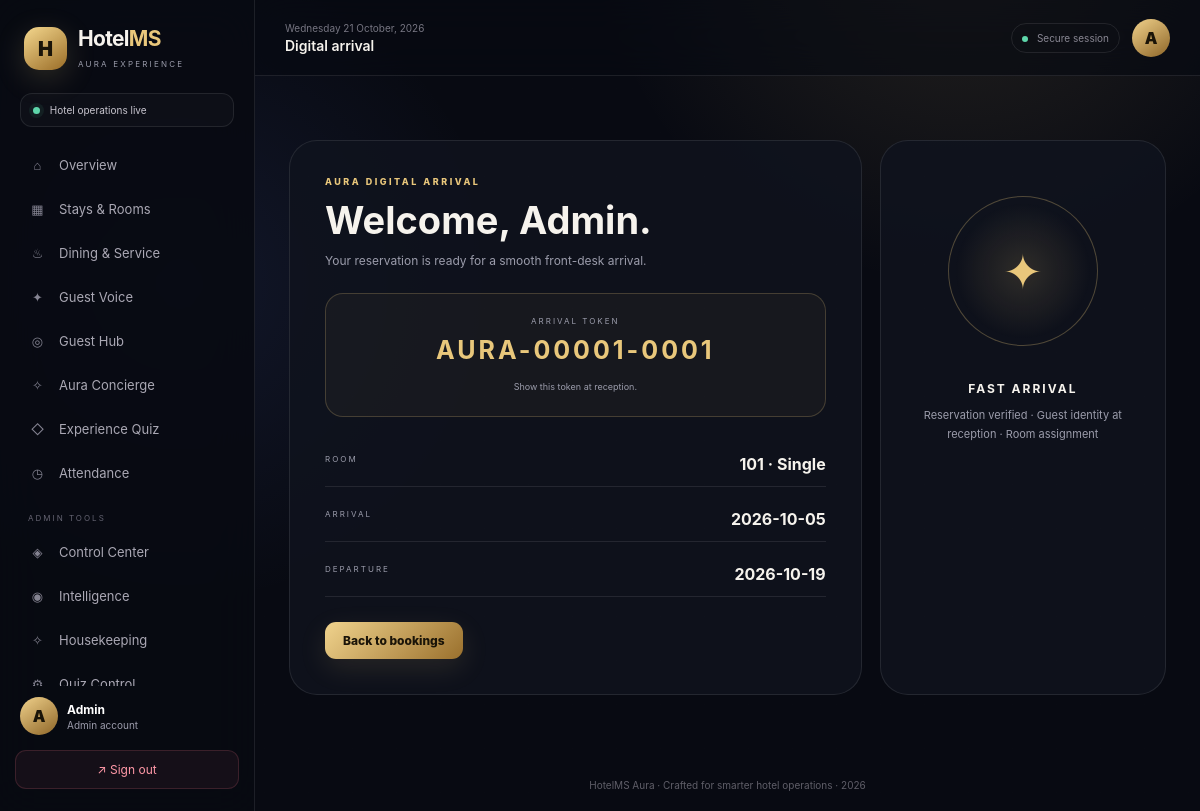
The app's page /checkin/1 (signed in) with its own data.
### models.py (models this page shows, shortened)
class User(UserMixin, db.Model):
    id = db.Column(db.Integer, primary_key=True)
    name = db.Column(db.String(120), nullable=False)
    email = db.Column(db.String(120), unique=True, nullable=False)
    password_hash = db.Column(db.String(255), nullable=False)
    role = db.Column(db.String(20), nullable=False, default="guest")
    created_at = db.Column(db.DateTime, default=datetime.utcnow)

class Room(db.Model):
    id = db.Column(db.Integer, primary_key=True)
    room_number = db.Column(db.String(10), unique=True, nullable=False)
    room_type = db.Column(db.String(50), nullable=False)  # Single, Double, Suite
    price_per_night = db.Column(db.Float, nullable=False)
    status = db.Column(db.String(20), default="available")  # available, booked, maintenance

class Booking(db.Model):
    id = db.Column(db.Integer, primary_key=True)
    guest_id = db.Column(db.Integer, db.ForeignKey("user.id"), nullable=False)
    room_id = db.Column(db.Integer, db.ForeignKey("room.id"), nullable=False)
    check_in = db.Column(db.Date, nullable=False)
    check_out = db.Column(db.Date, nullable=False)
    payment_status = db.Column(db.String(20), default="pending")  # pending, paid
    status = db.Column(db.String(20), default="confirmed")  # confirmed, cancelled, completed
    created_at = db.Column(db.DateTime, default=datetime.utcnow)
    guest = db.relationship("User", backref="bookings")
    room = db.relationship("Room", backref="bookings")

### routes/advanced_routes.py (the view)
@advanced_bp.route("/checkin/<int:booking_id>")
@login_required
def digital_checkin(booking_id):
    booking = Booking.query.get_or_404(booking_id)
    if booking.guest_id != current_user.id and current_user.role != "admin":
        abort(403)
    if booking.status != "confirmed":
        flash("Only active reservations can be checked in.", "error")
        return redirect(url_for("booking.my_bookings"))
    return render_template("advanced/checkin.html", booking=booking, token=f"AURA-{booking.id:05d}-{booking.guest_id:04d}")

### templates/advanced/checkin.html
{% extends 'base.html' %}{% block title %}Digital Check-in{% endblock %}{% block pagetitle %}Digital arrival{% endblock %}{% block content %}<div class="checkin-wrap"><div class="checkin-card"><span class="eyebrow">AURA DIGITAL ARRIVAL</span><h1>Welcome, {{ booking.guest.name }}.</h1><p>Your reservation is ready for a smooth front-desk arrival.</p><div class="checkin-token"><small>ARRIVAL TOKEN</small><strong>{{ token }}</strong><span>Show this token at reception.</span></div><div class="checkin-details"><div><small>ROOM</small><b>{{ booking.room.room_number }} · {{ booking.room.room_type }}</b></div><div><small>ARRIVAL</small><b>{{ booking.check_in }}</b></div><div><small>DEPARTURE</small><b>{{ booking.check_out }}</b></div></div><a class="btn-primary" href="{{ url_for('booking.my_bookings') }}">Back to bookings</a></div><div class="checkin-side"><div class="arrival-ring"><span>✦</span></div><h3>FAST ARRIVAL</h3><p>Reservation verified · Guest identity at reception · Room assignment</p></div></div>{% endblock %}

### templates/base.html (shortened to what this page needs)
<!doctype html>
<html lang="en">
<head>
    <link rel="stylesheet" href="{{ url_for('static', filename='css/style.css') }}">
</head>
<body class="{% if current_user.is_authenticated %}app-shell{% else %}auth-shell{% endif %}">
{% if current_user.is_authenticated %}
<aside class="sidebar" id="sidebar">
    <div class="brand">
        <div class="brandmark">H</div>
        <div><h2>Hotel<span>MS</span></h2><small>AURA EXPERIENCE</small></div>
    </div>
    <div class="welcome-mini"><span class="pulse"></span> Hotel operations live</div>
    <nav class="nav">
        <a href="{{ url_for('auth.dashboard') }}" class="{{ 'active' if request.endpoint == 'auth.dashboard' }}"><i>⌂</i> Overview</a>
        <a href="{{ url_for('booking.rooms') }}" class="{{ 'active' if request.blueprint == 'booking' }}"><i>▦</i> Stays & Rooms</a>
        <a href="{{ url_for('service.menu') }}" class="{{ 'active' if request.blueprint == 'service' }}"><i>♨</i> Dining & Service</a>
        <a href="{{ url_for('review.list_reviews') }}" class="{{ 'active' if request.blueprint == 'review' }}"><i>✦</i> Guest Voice</a>
        <a href="{{ url_for('advanced.guest_hub') }}" class="{{ 'active' if request.endpoint == 'advanced.guest_hub' }}"><i>◎</i> Guest Hub</a>
        <a href="{{ url_for('advanced.concierge') }}" class="{{ 'active' if request.endpoint == 'advanced.concierge' }}"><i>✧</i> Aura Concierge</a>
        <a href="{{ url_for('quiz.quiz_home') }}" class="{{ 'active' if request.blueprint == 'quiz' }}"><i>◇</i> Experience Quiz</a>
        {% if current_user.role in ['teacher', 'admin'] %}
        <a href="{{ url_for('attendance.mark_attendance') }}" class="{{ 'active' if request.blueprint == 'attendance' }}"><i>◷</i> Attendance</a>
        {% elif current_user.role == 'student' %}
        <a href="{{ url_for('attendance.my_attendance') }}" class="{{ 'active' if request.blueprint == 'attendance' }}"><i>◷</i> My Attendance</a>
        {% endif %}
        {% if current_user.role == 'admin' %}
        <div class="nav-label">ADMIN TOOLS</div>
        <a href="{{ url_for('admin.control') }}" class="{{ 'active' if request.blueprint == 'admin' }}"><i>◈</i> Control Center</a>
        <a href="{{ url_for('advanced.analytics') }}" class="{{ 'active' if request.endpoint == 'advanced.analytics' }}"><i>◉</i> Intelligence</a>
        <a href="{{ url_for('housekeeping.board') }}" class="{{ 'active' if request.blueprint == 'housekeeping' }}"><i>✧</i> Housekeeping</a>
        <a href="{{ url_for('quiz.manage_questions') }}"><i>⚙</i> Quiz Control</a>
        {% endif %}
    </nav>
    <div class="sidebar-bottom">
        <div class="mini-profile"><div class="avatar">{{ current_user.name[0]|upper }}</div><div><strong>{{ current_user.name }}</strong><small>{{ current_user.role|capitalize }} account</small></div></div>
        <a class="logout" href="{{ url_for('auth.logout') }}">↗ Sign out</a>
    </div>
</aside>
<main class="main">
    <header class="topbar">
        <div class="top-left"><button class="menu" id="menuBtn">☰</button><div><div class="date" id="date"></div><h3>{% block pagetitle %}Welcome back{% endblock %}</h3></div></div>
        <div class="top-right"><div class="top-status"><span></span> Secure session</div><div class="avatar">{{ current_user.name[0]|upper }}</div></div>
    </header>
    <section class="content">
{% else %}
<main class="auth-wrapper">
{% endif %}
    {% block content %}{% endblock %}
{% if current_user.is_authenticated %}
    </section>
    <footer>HotelMS Aura · Crafted for smarter hotel operations · 2026</footer>
</main>
{% else %}
</main>
{% endif %}
</body>
</html>

### records on screen
User: name "A", name "Admin", role "Admin", guest.name "Admin"
Room: room.room_number "101", room.room_type "Single"
Booking: check_in "2026-10-05", check_out "2026-10-19"

### other values on screen
{{ token }} "AURA-00001-0001"
